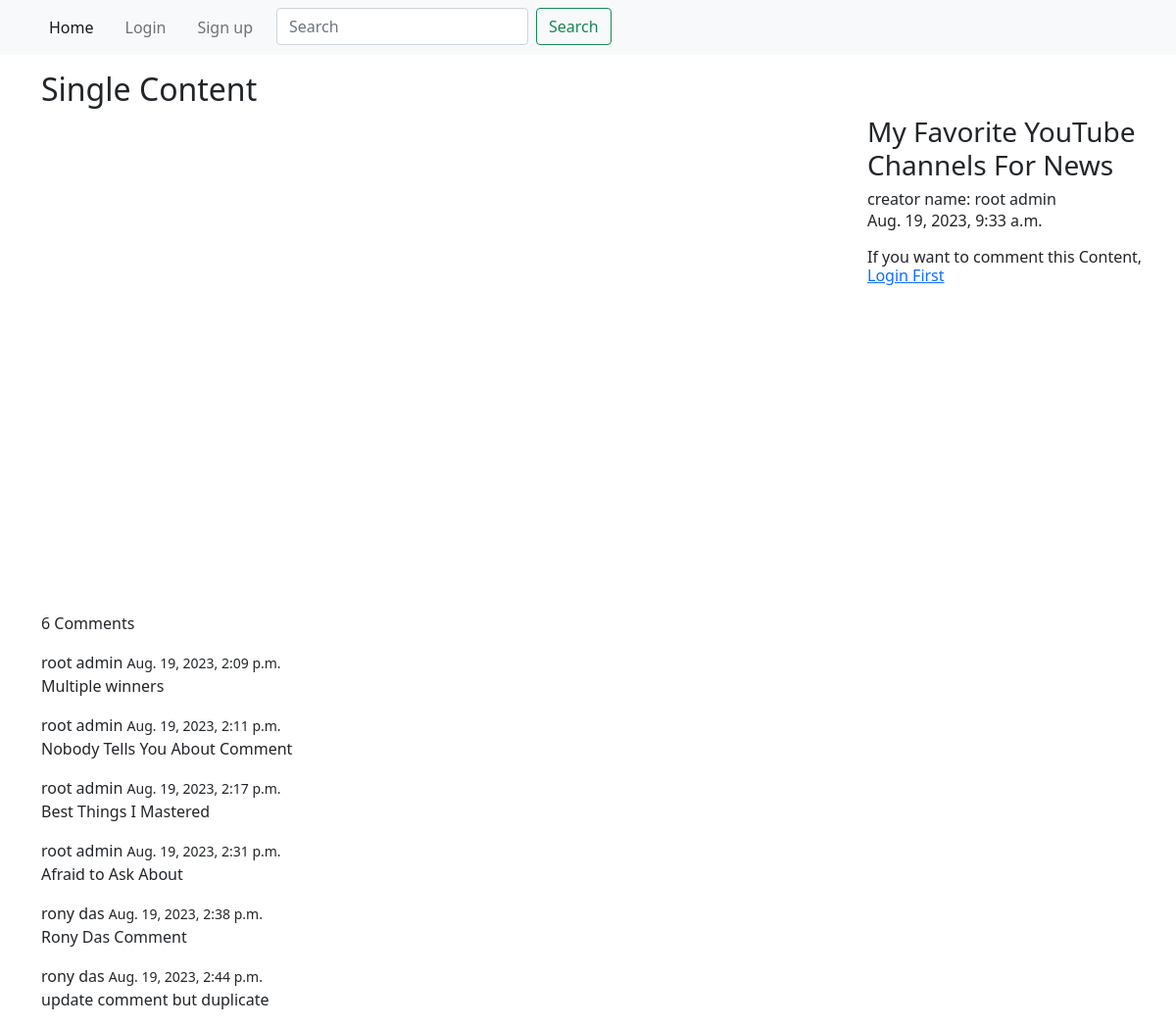
Screenshot of /single_content/vqA0xNC-XQo with the database file from the repository.
### User_Content/models.py (models this page shows, shortened)
class UploadContent(models.Model):
    user = models.ForeignKey(
        User, on_delete=models.CASCADE, related_name="user_upload")
    category = models.ForeignKey(
        Category, on_delete=models.CASCADE, related_name="user_category")
    video_urls = models.URLField()
    slug = models.SlugField(blank=True)
    video_title = models.CharField(max_length=100)
    created_at = models.DateTimeField(auto_now_add=True)

class Comment(models.Model):
    user = models.ForeignKey(
        User, on_delete=models.CASCADE, related_name="user_comment")
    content = models.ForeignKey(
        UploadContent, on_delete=models.CASCADE, related_name="user_content")
    comment_text = models.TextField()
    created_at = models.DateTimeField(auto_now_add=True)
    update_at = models.DateTimeField(auto_now=True)
    def __str__(self):
        return self.comment_text

### User_Content/views.py (the view, shortened to what this page needs)
# urls.py: path("single_content/<slug:slug>",
def single_content(request, slug):
    content = UploadContent.objects.get(slug=slug)
    form = CommentForm()
    already_commented = False
    return render(request, "App_Content/singleContent.html", context={"title": content.video_title, "info": content, "form": form, "already_commented": already_commented, "already_commented": already_commented})

### User_Content/forms.py
class CommentForm(forms.ModelForm):
    comment_text = forms.CharField(max_length=256, label="Comment",
                                   widget=forms.Textarea
                                   (attrs={'placeholder': 'Add Comment'}))
    class Meta:
        model = Comment
        fields = ["comment_text"]

### templates/App_Content/singleContent.html (shortened to what this page needs)
{% extends 'base.html' %}
{% load crispy_forms_tags %}
{% block body_block %}
{% load crispy_forms_tags %}
<h2>Single Content</h2>
<div class="row">
    <div class="col-9">
        <iframe width="900px" height="500px" src="https://www.youtube.com/embed/{{info.slug}}"
            title="YouTube video player"></iframe>
        <p> {{info.user_content.count}} Comments</p>
        {% for comment in info.user_content.all %}
        <p> {{comment.user.first_name}} {{comment.user.last_name}} <small>{{comment.created_at}}</small>
            <br> {{comment}}
        </p>
        {% endfor %}
    </div>
    <div class="col-3 m-0 p-0">
        <h3>{{info.video_title}}</h3>
        <h6 class="m-0 p-0">creator name: {{info.user.first_name}} {{info.user.last_name}}</h6>
        <p class=" p-0">{{info.created_at}}</p>
        {% if user.is_authenticated %}
        {% if already_commented %}
        <div class="alert alert-danger alert-dismissible fade show" role="alert">
            You Had <strong>Already Command this Content</strong>
            <button type="button" class="btn-close" data-bs-dismiss="alert" aria-label="Close"></button>
        </div>
        {% endif %}
        <form action="#" method="POST">
            {{form | crispy}}
            <input type="submit" value="Comment" class="btn btn-primary">
            {% csrf_token %}
        </form>
        {% else %}
        <h6>If you want to comment this Content, <a href="{% url "login" %}">Login First</a> </h6>
        {% endif %}
    </div>
</div>
{% endblock body_block %}

### templates/base.html (shortened to what this page needs)
<!DOCTYPE html>
<html lang="en">
{% load static %}
<head>
    <link href="https://cdn.jsdelivr.net/npm/bootstrap@5.0.2/dist/css/bootstrap.min.css" rel="stylesheet">
    <link href="{% static 'style.css' %}" rel="stylesheet" type="text/css" />
</head>
<body>
    <nav class="navbar navbar-expand-lg navbar-light bg-light mb-3">
        <div class="container">
            <div class="collapse navbar-collapse" id="navbarTogglerDemo01">
                <ul class="navbar-nav me-auto mb-2 mb-lg-0 gap-3">
                    <li class="nav-item">
                        <a href="{% url "home" %}" class="nav-link active" href="#">Home</a>
                    </li>
                    {% if user.is_authenticated %}
                    <li class="nav-item">
                        <a href="{% url "addContent" %}" class="nav-link" href="#">Add Content</a>
                    </li>
                    <li class="nav-item">
                        <a href="{% url "logout" %}" class="nav-link" href="#">Logout</a>
                    </li>
                    {% else %}
                    <li class="nav-item">
                        <a href="{% url "login" %}" class="nav-link" href="#">Login</a>
                    </li>
                    <li class="nav-item">
                        <a href="{% url "signup" %}" class="nav-link" href="#">Sign up</a>
                    </li>
                    {% endif %}
                    <li class="nav-item">
                        <form class="d-flex" method="GET" action="{% url "searchContent" %}">
                            <input class="form-control me-2" type="search" placeholder="Search" aria-label="Search"
                                name="search">
                            <button class="btn btn-outline-success" type="submit">Search</button>
                        </form>
                    </li>
                </ul>
            </div>
        </div>
    </nav>
    <div class="container">
        {% block body_block %}{% endblock body_block %}
    </div>
</body>
</html>

### rows the page displays
UploadContent: user_content.count "6", video_title "My Favorite YouTube Channels For News", user.first_name "root", user.last_name "admin", created_at "Aug. 19, 2023, 9:33 a.m."
Comment: user.first_name "root", user.last_name "admin", created_at "Aug. 19, 2023, 2:09 p.m.", comment_text "Multiple winners"
Comment: user.first_name "root", user.last_name "admin", created_at "Aug. 19, 2023, 2:11 p.m.", comment_text "Nobody Tells You About Comment"
Comment: user.first_name "root", user.last_name "admin", created_at "Aug. 19, 2023, 2:17 p.m.", comment_text "Best Things I Mastered"
Comment: user.first_name "root", user.last_name "admin", created_at "Aug. 19, 2023, 2:31 p.m.", comment_text "Afraid to Ask About"
Comment: user.first_name "rony", user.last_name "das", created_at "Aug. 19, 2023, 2:38 p.m.", comment_text "Rony Das Comment"
Comment: user.first_name "rony", user.last_name "das", created_at "Aug. 19, 2023, 2:44 p.m.", comment_text "update comment but duplicate"
